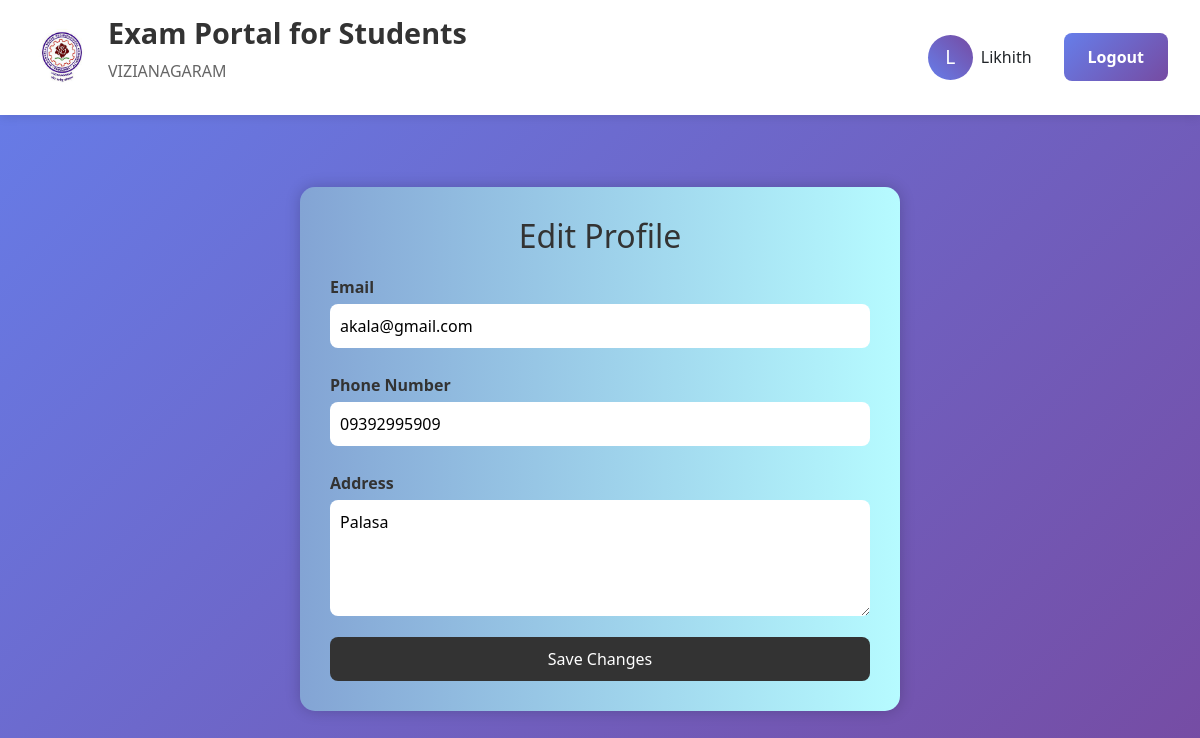
The page /profile/edit (signed in) on the database its author committed.
### app.py (models this page shows)
class User(db.Model):
    id = db.Column(db.Integer, primary_key=True)
    name = db.Column(db.String(100), nullable=False)
    roll_no = db.Column(db.String(20), unique=True, nullable=False)
    email = db.Column(db.String(120), unique=True, nullable=False)
    phone_number = db.Column(db.String(15), nullable=False)
    address = db.Column(db.Text, nullable=False)
    branch = db.Column(db.String(50), nullable=False)
    gender = db.Column(db.String(10), nullable=False)
    password_hash = db.Column(db.String(120), nullable=False)
    profile_pic = db.Column(db.String(120), default='default.jpg')
    created_at = db.Column(db.DateTime, default=datetime.utcnow)

### app.py (the view, shortened to what this page needs)
@app.route('/profile/edit', methods=['GET', 'POST'])
def edit_profile():
    if not is_logged_in():
        flash("Please log in to edit your profile", "error")
        return redirect(url_for('login'))
    user = User.query.get(session['user_id'])
    return render_template('edit_profile.html', user=user)

### app.py (called while the page is built)
def is_logged_in():
    return 'user_id' in session

### templates/edit_profile.html (shortened to what this page needs)
{% extends "base.html" %}
{% block content %}
<div class="edit-form">
  <h2>Edit Profile</h2>
  <form method="POST">
    <label>Email</label>
    <input type="email" name="email" value="{{ user.email }}" required>
    <label>Phone Number</label>
    <input type="text" name="phone_number" value="{{ user.phone_number }}" required>
    <label>Address</label>
    <textarea name="address" rows="4" required>{{ user.address }}</textarea>
    <button type="submit">Save Changes</button>
  </form>
</div>
{% endblock %}

### templates/base.html (shortened to what this page needs)
<!DOCTYPE html>
<html lang="en">
<head>
    <link href="https://cdnjs.cloudflare.com/ajax/libs/font-awesome/6.0.0/css/all.min.css" rel="stylesheet">
<link rel="stylesheet" href="https://cdn.jsdelivr.net/npm/bootstrap@4.6.2/dist/css/bootstrap.min.css">
<link rel="stylesheet" href="https://cdnjs.cloudflare.com/ajax/libs/font-awesome/6.4.0/css/all.min.css">
</head>
<body>
    <header class="header">
        <div class="logo-section">
            <div class="logo">
 <img src="{{ url_for('static', filename='uploads/default.jpg') }}" alt="JNTU Logo" class="logo-img">
</div>
            <div class="university-info">
                <h1>Exam Portal for Students</h1>
                <p>VIZIANAGARAM</p>
            </div>
        </div>
        <div class="profile-section">
    {% if session.user_name %}
        <a href="{{ url_for('profile') }}" style="display: flex; align-items: center; gap: 0.5rem; text-decoration: none; color: inherit;">
            <div class="profile-pic">{{ session.user_name[0].upper() }}</div>
            <span>{{ session.user_name }}</span>
        </a>
        <a href="{{ url_for('logout') }}" class="btn btn-secondary" style="margin-left: 1rem;">Logout</a>
    {% else %}
        <a href="{{ url_for('login') }}" class="btn btn-primary">Login</a>
        <a href="{{ url_for('register') }}" class="btn btn-secondary">Register</a>
    {% endif %}
</div>
    </header>
    <div class="container">
        {% block content %}{% endblock %}
    </div>
</body>
</html>

### templates/base.html (style rules this page uses)
* { margin: 0; padding: 0; box-sizing: border-box; }
body { font-family: 'Segoe UI', Tahoma, Geneva, Verdana, sans-serif; background: linear-gradient(135deg, #667eea 0%, #764ba2 100%); min-height: 100vh; }
.header { background: white; padding: 1rem 2rem; box-shadow: 0 2px 10px rgba(0,0,0,0.1); display: flex; justify-content: space-between; align-items: center; position: sticky; top: 0; z-index: 1000; }
.logo-section { display: flex; align-items: center; gap: 1rem; }
.logo { width: 60px; height: 60px; border-radius: 50%; overflow: hidden; display: flex; align-items: center; justify-content: center; background-color: white; }
.logo-img { width: 100%; height: 100%; object-fit: cover; display: block; }
.university-info h1 { color: #333; font-size: 1.8rem; font-weight: 700; }
.university-info p { color: #666; font-size: 1rem; margin-top: 0.2rem; }
.profile-section { display: flex; align-items: center; gap: 1rem; }
.profile-pic { width: 45px; height: 45px; border-radius: 50%; background: linear-gradient(45deg, #667eea, #764ba2); display: flex; align-items: center; justify-content: center; color: white; font-size: 1.2rem; }
.container { max-width: 1200px; margin: 0 auto; padding: 2rem; }
.btn { padding: 0.75rem 1.5rem; border: none; border-radius: 8px; font-size: 1rem; font-weight: 600; cursor: pointer; transition: all 0.3s ease; text-decoration: none; display: inline-block; text-align: center; }
.btn-secondary { background: linear-gradient(135deg, #667eea, #764ba2); color: white; }

### templates/edit_profile.html (style rules this page uses)
.edit-form { max-width: 600px; margin: 40px auto; background: linear-gradient(to right, #83a4d4, #b6fbff); padding: 30px; border-radius: 15px; box-shadow: 0 0 15px rgba(0,0,0,0.2); color: #333; font-family: 'Segoe UI', sans-serif; }
.edit-form h2 { text-align: center; margin-bottom: 20px; }
.edit-form label { font-weight: bold; display: block; margin: 10px 0 5px; }
.edit-form input, .edit-form textarea { width: 100%; padding: 10px; border: none; border-radius: 8px; margin-bottom: 15px; }
.edit-form button { background-color: #333; color: white; padding: 10px 20px; border: none; border-radius: 8px; cursor: pointer; width: 100%; }

### rows shown on the page
User: user_name "Likhith", email "akala@gmail.com", phone_number "09392995909", address "Palasa"

### other values the page prints
{{ session.user_name[0].upper() }} "L"
